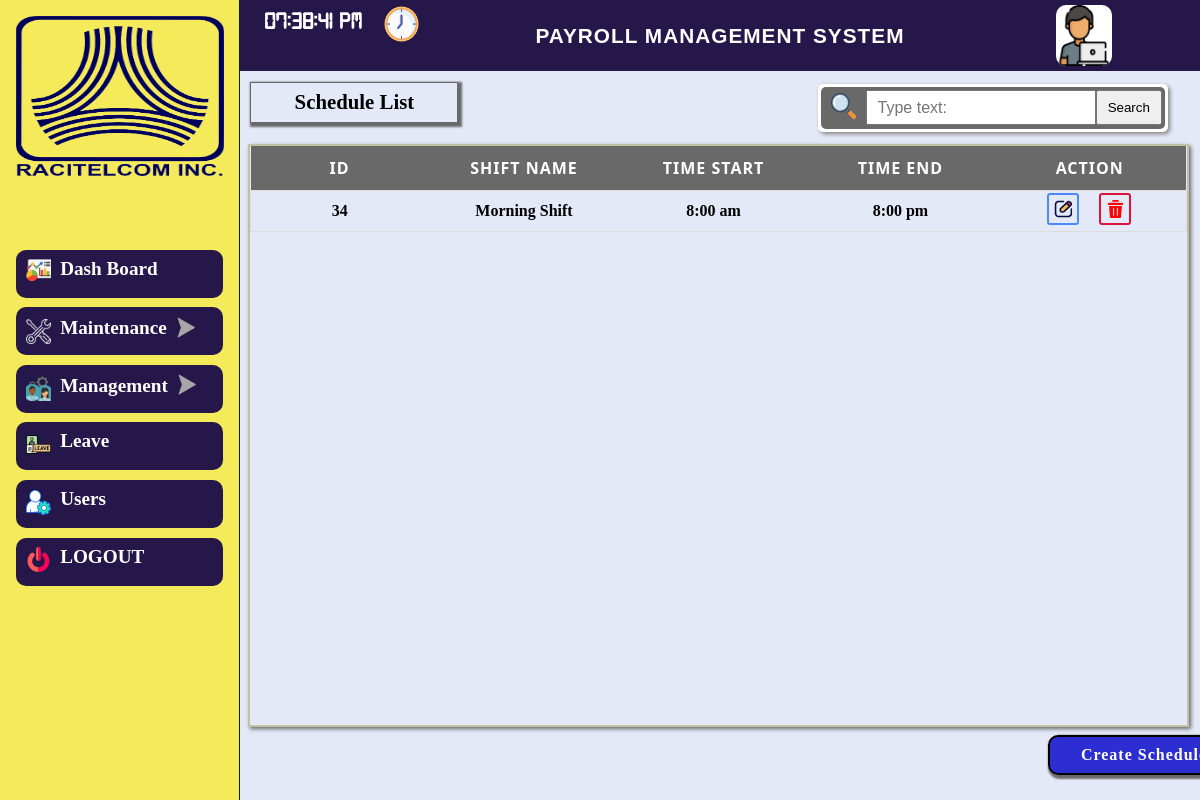
/admin-side/create-schedule/schedule_layout.php, run on the app's committed database.
### tables this page shows
CREATE TABLE `tbl_company_information` (
  `ID` int(11) NOT NULL,
  `LOGO` varchar(200) NOT NULL,
  `System_Name` varchar(30) NOT NULL,
  `Company_Name` varchar(30) NOT NULL,
  `State` varchar(20) NOT NULL,
  `City` varchar(20) NOT NULL,
  `Zipcode` varchar(10) NOT NULL,
  `Street` varchar(20) NOT NULL,
  `Building_Number` varchar(10) NOT NULL
);

CREATE TABLE `tbl_types_schedule` (
  `Schedule_ID` int(11) NOT NULL,
  `Schedule_Name` varchar(20) NOT NULL,
  `Schedule_In` time(6) NOT NULL,
  `Schedule_Out` time(6) NOT NULL,
  `Schedule_Rate` int(11) NOT NULL
);

### admin-side/admin-layout/top_nav_read.php (called while the page is built, shortened)
<?php
      include "../../connection/connection.php";
       $select_title = "SELECT * FROM tbl_company_information order by ID desc ";
       $query_title =mysqli_query($conn,$select_title);
       $res_title = mysqli_fetch_assoc($query_title);
 ?>

### admin-side/create-schedule/read.php (called while the page is built, shortened)
<?php
include "../../connection/connection.php";
$sql ="SELECT * FROM tbl_types_schedule ";
$schedule =mysqli_query($conn,$sql);
$res_sched=mysqli_fetch_assoc($schedule);
?>

### admin-side/create-schedule/schedule.php (the view, shortened to what this page needs)
<!DOCTYPE html>
<html>
<head>
	<link rel="stylesheet" type="text/css" href="schedule.css">
</head>
<body>
	<div class="background">
		<div class="div-background">
			<div class="home-content">
				<div class="user-head">
					<div class="dir-label">
						<div class="left">
							<label>Schedule List</label>
						</div>
						<div class="right">
							<form method="POST" action="schedule_layout.php">
									<div class="containter-search">
										<div class="containter-input-search">
										<img src="../../icons/search.svg" id="img_search">
										<input type="text" name="name" class="input" placeholder="Type text:">
										<input type="submit" name="submit"  value="Search" class="search">
										</div>
									</div>
								</form>
						</div>
					</div>
					<div class="user-table">
						<table>
							<thead>
								<tr>
									<th>ID</th>
									<th>Shift Name</th>
									<th>Time Start</th>
									<th>Time End</th>
									<th>Action</th>
								</tr>
							</thead>
							<?php do{ if(isset($res_sched['Schedule_ID'])){ ?>
							<tbody>
								<tr>
									<td><?php echo $res_sched['Schedule_ID']; ?></td>
									<td><?php echo $res_sched['Schedule_Name']; ?></td>
									<td><?php echo date("g:i a",strtotime($res_sched['Schedule_In'])); ?></td>
									<td><?php echo date("g:i a",strtotime($res_sched['Schedule_Out'])); ?></td>
									<td><a href="edit_schedule_layout.php?id=<?php echo $res_sched['Schedule_ID'];?>"
									id="view" class="view-blue" ><img id="edit-icon" src="../../icons/edit-action.svg"></a>
									<a href="delete-schedule.php?id=<?php echo $res_sched['Schedule_ID']; ?>" class="del-red" ><img id="delete-icon" src="../../icons/delete.svg"></a></td>
								</tr>
							</tbody>
							<?php } }while($res_sched=$schedule->fetch_assoc()); ?>
						</table>
					</div>
					<div class="user-option">
						<div class="other-button">
						</div>
						<div class="user-button">
							<a href="#" id="create-shift" >Create Schedule</a>
						</div>
					</div>
				</div>
			</div>
	</div>
	</div>
</body>
</html>

### admin-side/admin-layout/top_nav.php (shortened to what this page needs)
<?php include"top_nav_read.php"; ?>
<!DOCTYPE html>
<html>
<head>
    <link rel="stylesheet" type="text/css" href="top_nav.css">
</head>
<body>
    <div class="top_div">
       <div class="clock">
           <p id="clock"></p><img src="../../icons/clock.png">
       </div>
       <div class="title1">
           <p><?php echo $res_title['System_Name']; ?></p>
       </div>
       <div class="user">
            <p><img src="../../icons/programmer.png"></p>
            <div class="type">
            </div>
       </div>
    </div>
</body>
</html>

### admin-side/settings/settings_layout.css (style rules this page uses)
* { padding: 0; margin: 0; box-sizing: border-box; }
html,body { position: relative; height: 100%; widows: 100%; }

### admin-side/admin-layout/top_side_bar.css (style rules this page uses)
* { padding: 0; margin: 0; box-sizing: border-box; }
html,body { position: relative; height: 100%; width: 100%; }

### admin-side/admin-layout/top_nav.css (style rules this page uses)
* { padding: 0; margin: 0; box-sizing: border-box; }
html,body { position: relative ; height: 100%; width: 100%; }
.top_div { position: relative; display: flex; flex-direction: row; height: 100%; width: 100%; background-color:#251749; }
.top_div .clock { position: relative; width: 25%; height: 100%; display: flex; flex-direction: row; }
.clock p { position: relative; height: 100%; width: 6em; font-size: 1.5em; color: white; font-weight: 600; padding-left: 1em; padding-top:.5em ; font-family: realtime-clock; }
.clock img { position: relative; height: 2.2em; width: 2.2em; top:.2em ; margin-top:.2em ; }
.top_div .title1 { position: relative; width: 50%; height: 100%; display: flex; justify-content: center; align-items: center; }
.title1 p { position: relative; font-size: 1.3em; text-transform: uppercase; letter-spacing: 1px; font-weight: 600; color: white; }
.top_div .user { position: relative; width: 25%; height: 100%; display: flex; flex-direction: row; }
.user img { position: relative; height: 85%; width: 3.5em; top: 5px; border-radius: 10px; margin-left: 6em; background: white; }
.user .type { position: relative; display: flex; flex-direction: column; }

### data on the page
tbl_company_information: System_Name "PAYROLL MANAGEMENT SYSTEM"
tbl_types_schedule: Schedule_ID "34", Schedule_Name "Morning Shift", Schedule_In "8:00 am", Schedule_Out "8:00 pm"
